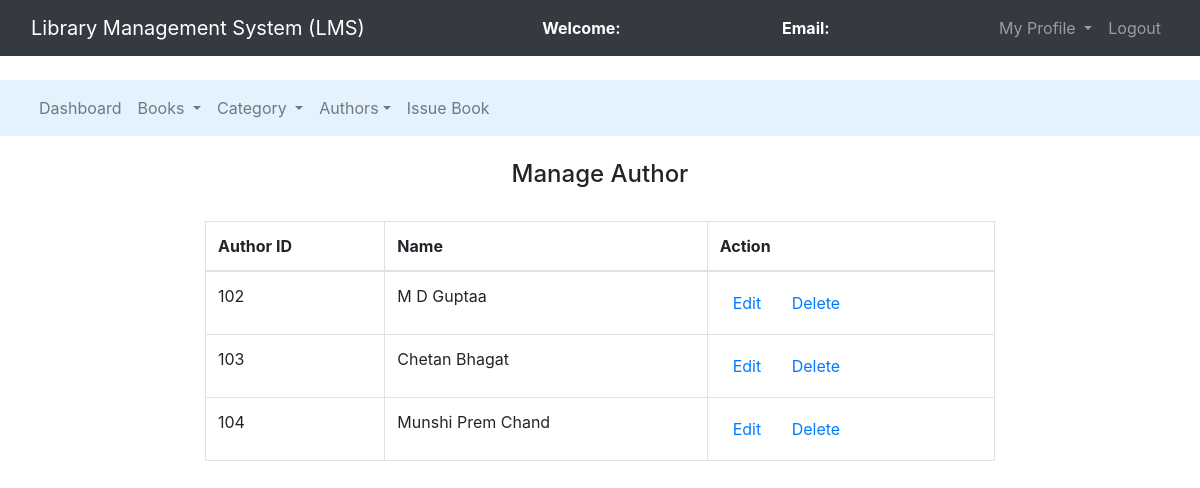
/admin/manage_author.php, run on an earlier commit of the app's database.
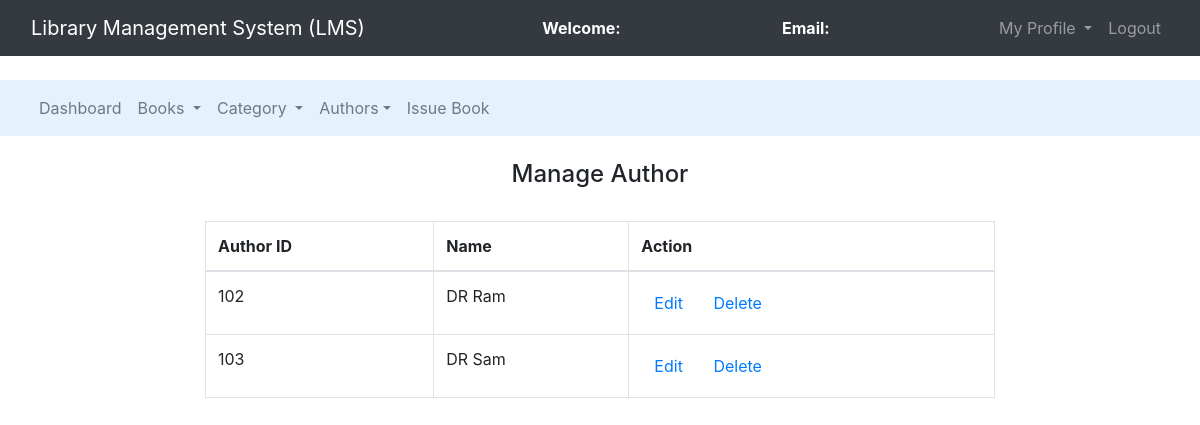
And on a later commit of the database.
### tables this page shows
CREATE TABLE `authors` (
  `author_id` int(11) NOT NULL,
  `author_name` varchar(250) NOT NULL
);

### admin/manage_author.php (the view, shortened to what this page needs)
<!DOCTYPE html>
<html>
<head>
	<link rel="stylesheet" type="text/css" href="../bootstrap-4.4.1/css/bootstrap.min.css">
</head>
<body>
	<nav class="navbar navbar-expand-lg navbar-dark bg-dark">
		<div class="container-fluid">
			<div class="navbar-header">
				<a class="navbar-brand" href="admin_dashboard.php">Library Management System (LMS)</a>
			</div>
			<font style="color: white"><span><strong>Welcome: <?php echo $_SESSION['name'];?></strong></span></font>
			<font style="color: white"><span><strong>Email: <?php echo $_SESSION['email'];?></strong></font>
		    <ul class="nav navbar-nav navbar-right">
		      <li class="nav-item dropdown">
	        	<a class="nav-link dropdown-toggle" data-toggle="dropdown">My Profile </a>
		      </li>
		      <li class="nav-item">
		        <a class="nav-link" href="../logout.php">Logout</a>
		      </li>
		    </ul>
		</div>
	</nav><br>
	<nav class="navbar navbar-expand-lg navbar-light" style="background-color: #e3f2fd">
		<div class="container-fluid">
		    <ul class="nav navbar-nav navbar-center">
		      <li class="nav-item">
		        <a class="nav-link" href="admin_dashboard.php">Dashboard</a>
		      </li>
		      <li class="nav-item dropdown">
	        	<a class="nav-link dropdown-toggle" data-toggle="dropdown">Books </a>
		      </li>
		      <li class="nav-item dropdown">
	        	<a class="nav-link dropdown-toggle" data-toggle="dropdown">Category </a>
		      </li>
		      <li class="nav-item dropdown">
	        	<a class="nav-link dropdown-toggle" data-toggle="dropdown">Authors</a>
		      </li>
	          <li class="nav-item">
		        <a class="nav-link" href="issue_book.php">Issue Book</a>
		      </li>
		    </ul>
		</div>
	</nav><br>
		<center><h4>Manage Author</h4><br></center>
		<div class="row">
			<div class="col-md-2"></div>
			<div class="col-md-8">
				<table class="table table-bordered table-hover">
					<thead>
						<tr>
							<th>Author ID</th>
							<th>Name</th>
							<th>Action</th>
						</tr>
					</thead>
					<?php
						$connection = mysqli_connect("localhost","root","");
						$query = "select * from authors";
						$query_run = mysqli_query($connection,$query);
						while ($row = mysqli_fetch_assoc($query_run)){
							?>
							<tr>
								<td><?php echo $row['author_id'];?></td>
								<td><?php echo $row['author_name'];?></td>
								<td><button class="btn"><a href="edit_author.php?aid=<?php echo $row['author_id'];?>">Edit</a></button>
								<button class="btn"><a href="delete_author.php?aid=<?php echo $row['author_id'];?>">Delete</a></button></td>
							</tr>
							<?php
						}
					?>
				</table>
			</div>
			<div class="col-md-2"></div>
		</div>
</body>
</html>

What changed in the data, as far as the page shows it:
removed authors: author_id "104", author_name "Munshi Prem Chand"
changed authors id 102: author_name "M D Guptaa" → "DR Ram"
changed authors id 103: author_name "Chetan Bhagat" → "DR Sam"
